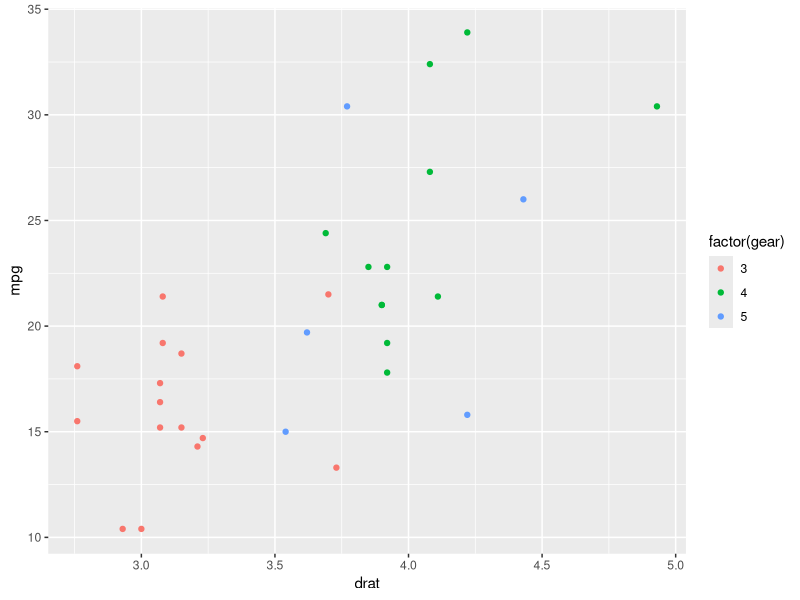

Here is the R script that generated this plot:
#Loading ggplot2 package
library(ggplot2)
# Giving a name to the chart file.
png(file = "scatterplot1.png")
# Plotting the chart using ggplot() and geom_point() functions.
#The aes() function inside the geom_point() function controls the color of the group.
ggplot(mtcars, aes(x = drat, y = mpg)) +
  geom_point(aes(color=factor(gear)))
# Saving the file.
dev.off()
